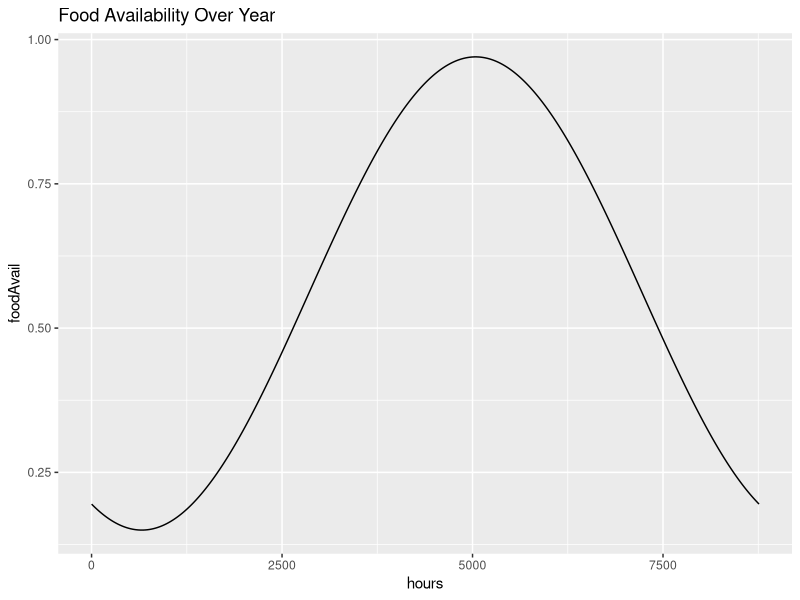
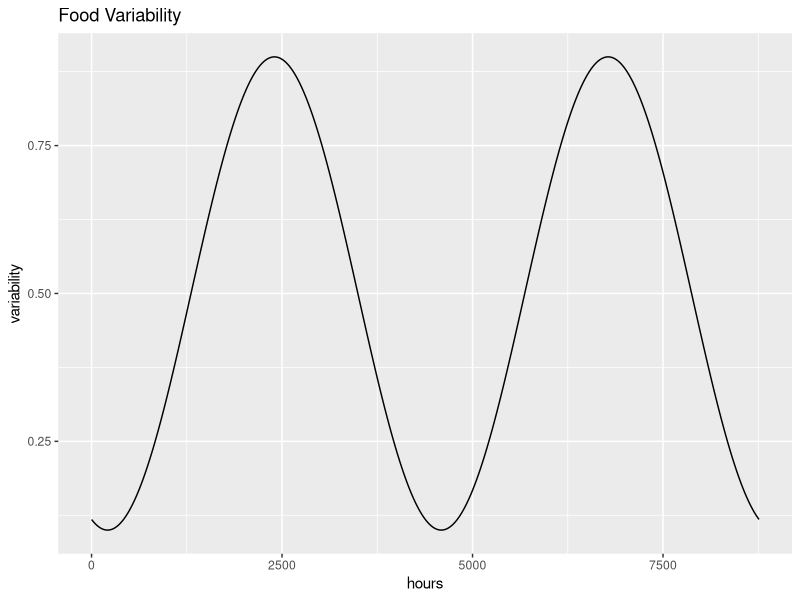
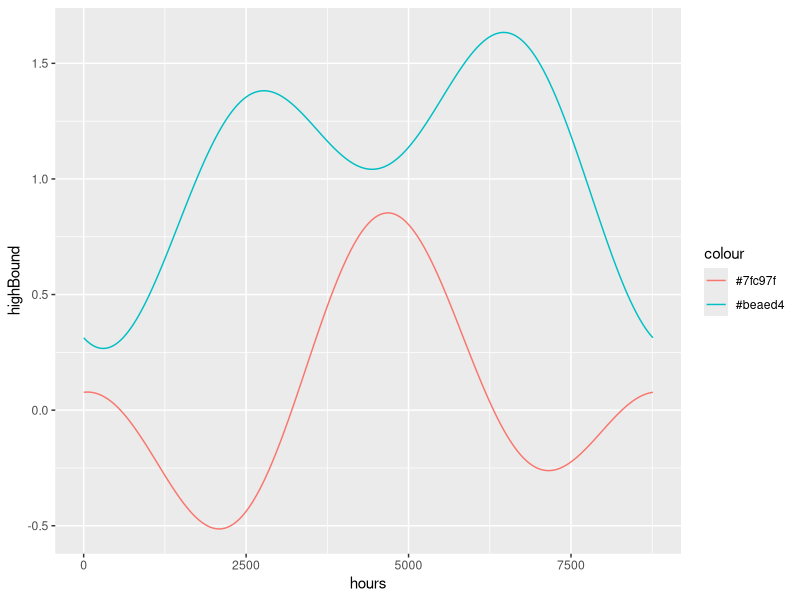
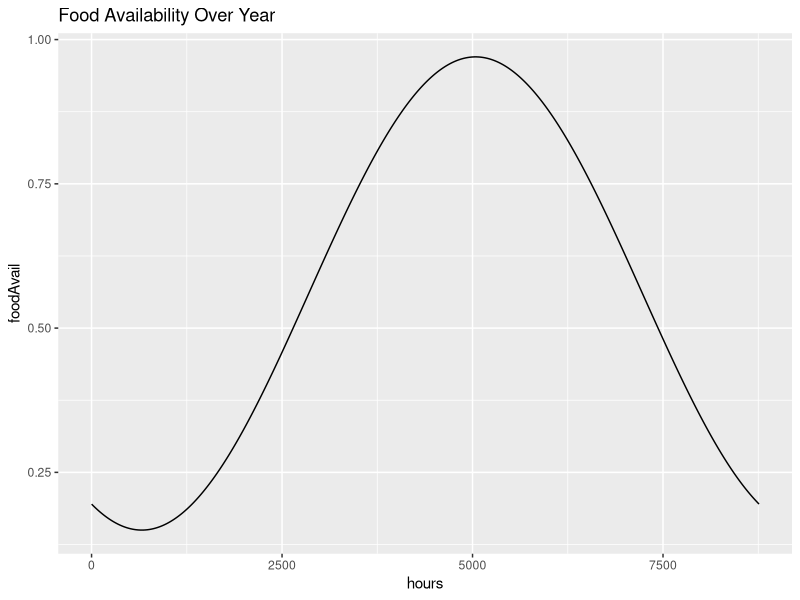
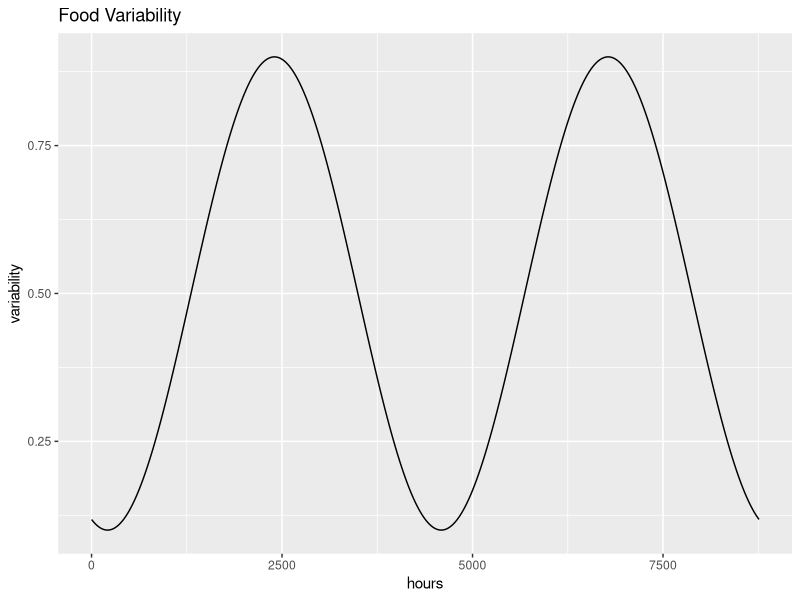

Source code (R) for these figures, in order:
## ---- chunk 1
library(ggplot2)
# Code for a simple food availability model based upon the assumptions of higher pelagic food quality
# in the summer. 
## ---- chunk 2
#First we set up some user defined variables. 
min     = 0.15 #minimum food availability value
max     = 0.97 #max 
highDay = 210*24 #Number of days into the year that the max food availability is (226 is aug 15)
august  = 5856 #hours into the year
## ---- chunk 3
#Now we generate the others
scaler    = (max - min)/2 #range divided by two
heightAdj = (max + min)/2 #average value
hours      = 1:(365*24) #Set up a hour vector to loop over
foodAvail = NULL  

#Quick loop to generate the data. 
for (hour in hours){
  foodAvail = c(foodAvail, scaler * cos( (1/(365*24))*2*pi * (hour - highDay)) + heightAdj)
}

qplot(hours,foodAvail, geom = "line", main = "Food Availability Over Year")
setwd("/Users/Nick/mysisModeling/paperMaterials/figures")
ggsave(filename = "pres_foodAvailability.pdf", width = 6, height = 2.5)
## ---- chunk 4
min     = 0.1 #minimum food availability value
max     = 0.9 #max 
highDay = 100*24
scaler    = (max - min)/2 #range divided by two
heightAdj = (max + min)/2 #average value
variability = NULL

#Quick loop to generate the data. 
for (hour in hours){
  variability = c(variability, scaler * cos( (1/(365*24))*4*pi * (hour - highDay)) + heightAdj)
}

qplot(hours,variability, geom = "line", main = "Food Variability")
setwd("/Users/Nick/mysisModeling/paperMaterials/figures")
ggsave(filename = "pres_foodVariability.pdf", width = 6, height = 2.5)

avail_var_df = as.data.frame(cbind(foodAvail, variability))
## ---- chunk 5
highBound = NULL
lowBound  = NULL

for (hour in hours){
  highBound = c(highBound, (foodAvail[hour] + variability[hour]))  
  lowBound = c(lowBound, (foodAvail[hour] - variability[hour]))
}

distributionDf = as.data.frame(cbind(hours, highBound, lowBound))

library(ggplot2)

ggplot(distributionDf, aes(hours)) + 
  geom_line(aes(y = highBound, colour = "#beaed4")) + 
  geom_line(aes(y = lowBound, colour = "#7fc97f")) 

## ---- chunk 6
setwd("/Users/Nick/mysisModeling")
#write.csv(distributionDf, "data/FoodAvail_Hour.csv", row.names=FALSE) #The bounded model  #
#write.csv(avail_var_df, "data/FoodAvail_Hour.csv", row.names=FALSE) #The plain side curve. 

## ---- chunk 7
library(ggplot2)
migrationProb = function(condition){ #I am choosing to leave the random roll outside of script for continuity, could be changed
  m = 120 #value of curve midpoint
  k = 0.03 #steepness of curve
  x = condition 
  
  dist = 1/(1 + exp(-k* (x - m)))   
  return(1 - dist)
}


condition = seq(1,240, 0.1)
results = sapply(condition, migrationProb)
#qplot(condition, results, geom = "line", main = "Migration Probability By Condition", ylab = "Prob. of Migration")
#setwd("/Users/Nick/mysisModeling/paperMaterials/figures")
#ggsave(filename = "migrationProb.pdf", width = 6, height = 4.5)

